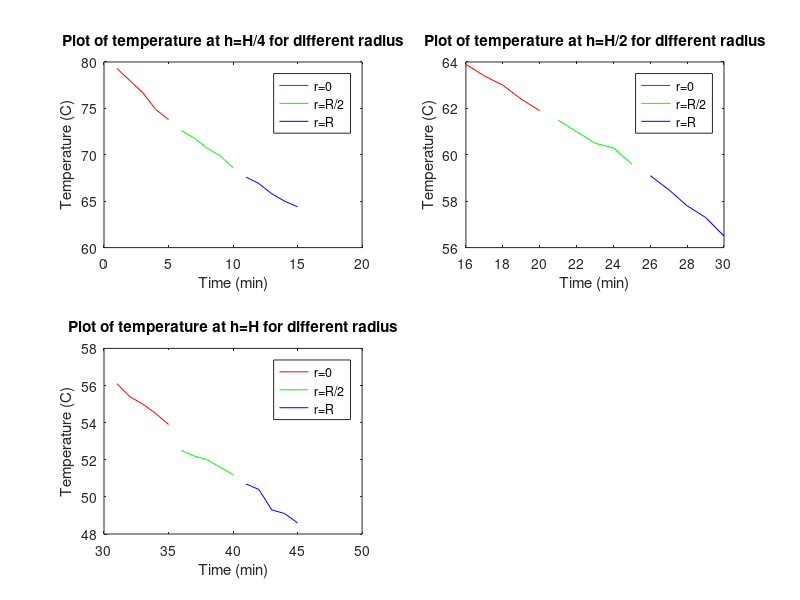
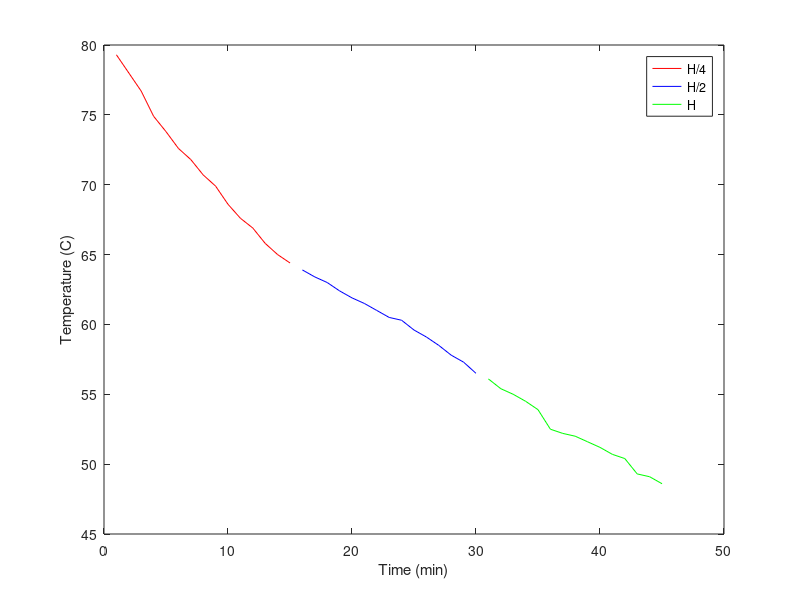
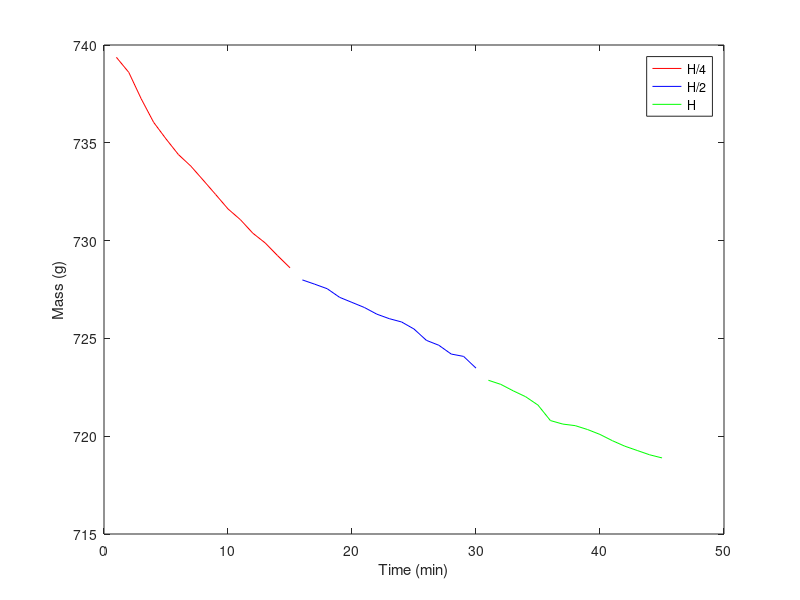

The MATLAB source for these figures, in order:
%% Plot of temperature at h=H/4 for different radius
r0 = [79.3 78.0 76.7 74.9 73.80];
t0=[1 2 3 4 5];
r2=[72.6 71.8 70.7 69.9 68.6];
t2=[6 7 8 9 10];
rr=[67.6 66.9 65.8 65.0 64.4];
tr=[11 12 13 14 15];
figure
subplot(2,2,1);
plot(t0,r0,'r'); hold on;
plot(t2,r2,'g'); hold on;
plot(tr,rr,'b'); hold on;
legend('r=0','r=R/2','r=R');
xlabel('Time (min)');
ylabel('Temperature (C)');
hold off;
title('Plot of temperature at h=H/4 for different radius');



%% Plot of temperature at h=H/2 for different radius
r0 = [63.9 63.4 63.0 62.4 61.9];
t0=[16 17 18 19 20];
r2=[ 61.5 61.0 60.5 60.3 59.6];
t2=[ 21 22 23 24 25];
rr=[ 59.1 58.5 57.8 57.3 56.5];
tr= [26 27 28 29 30];
subplot(2,2,2);
plot(t0,r0,'r'); hold on;
plot(t2,r2,'g'); hold on;
plot(tr,rr,'b'); hold on;
legend('r=0','r=R/2','r=R');
xlabel('Time (min)');
ylabel('Temperature (C)');
hold off;
title('Plot of temperature at h=H/2 for different radius');
%% Plot of temperature at h=H for different radius
r0 = [56.1 55.4 55.0 54.5 53.9];
t0=[31 32 33 34 35];
r2=[52.5 52.2 52.0 51.6 51.2];
t2=[36 37 38 39 40];
rr=[50.7 50.4 49.3 49.1 48.6];
tr=[41 42 43 44 45];
subplot(2,2,3);
plot(t0,r0,'r'); hold on;
plot(t2,r2,'g'); hold on;
plot(tr,rr,'b'); hold on;
legend('r=0','r=R/2','r=R');
xlabel('Time (min)');
ylabel('Temperature (C)');
hold off;
title('Plot of temperature at h=H for different radius');



%% Plot of temperatures for H/4, H/2 och H (from r=0 to r=R)
figure
rh4 = [79.3 78.0 76.7 74.9 73.80 72.6 71.8 70.7 69.9 68.6 67.6 66.9 65.8 65.0 64.4];
th4=[1 2 3 4 5 6 7 8 9 10 11 12 13 14 15];
plot(th4,rh4,'r'); hold on;

rh2 = [63.9 63.4 63.0 62.4 61.9 61.5 61.0 60.5 60.3 59.6 59.1 58.5 57.8 57.3 56.5];
th2=[16 17 18 19 20 21 22 23 24 25 26 27 28 29 30];
plot(th2,rh2,'b'); hold on;

rh = [56.1 55.4 55.0 54.5 53.9 52.5 52.2 52.0 51.6 51.2 50.7 50.4 49.3 49.1 48.6];
th=[31 32 33 34 35 36 37 38 39 40 41 42 43 44 45];
plot(th,rh,'g'); hold on;
xlabel('Time (min)');
ylabel('Temperature (C)');
legend('H/4','H/2','H');
%Är ungefär samma radiella gradient för H/2 och H, vilket är hälften så
%stor som den radiella gradienten i H/4. Alla radiella gradienter är
%konstanta mellan r=0 och r=R. 


%% Plot of mass at all radiuses for h= H/4, H/2, H
figure
mh4 = [739.37 738.60 737.25 736.05 735.20 734.40 733.81 733.09 732.36 731.62 731.07 730.38 729.88 729.23 728.61];
th4=[1 2 3 4 5 6 7 8 9 10 11 12 13 14 15];
plot(th4,mh4,'r'); hold on;

mh2 = [727.99 727.77 727.54 727.10 726.84 726.58 726.24 726.01 725.84 725.48 724.90 724.65 724.20 724.08 723.48];
th2=[16 17 18 19 20 21 22 23 24 25 26 27 28 29 30];
plot(th2,mh2,'b'); hold on;

mh = [722.86 722.65 722.32 722.02 721.59 720.80 720.62 720.54 720.34 720.09 719.77 719.49 719.27 719.05 718.89];
th=[31 32 33 34 35 36 37 38 39 40 41 42 43 44 45];
plot(th,mh,'g'); hold on;
xlabel('Time (min)');
ylabel('Mass (g)');
legend('H/4','H/2','H');
%Är ungefär samma radiella gradient för H/2 och H, vilket är hälften så
%stor som den radiella gradienten i H/4. Alla radiella gradienter är
%konstanta mellan r=0 och r=R. 

